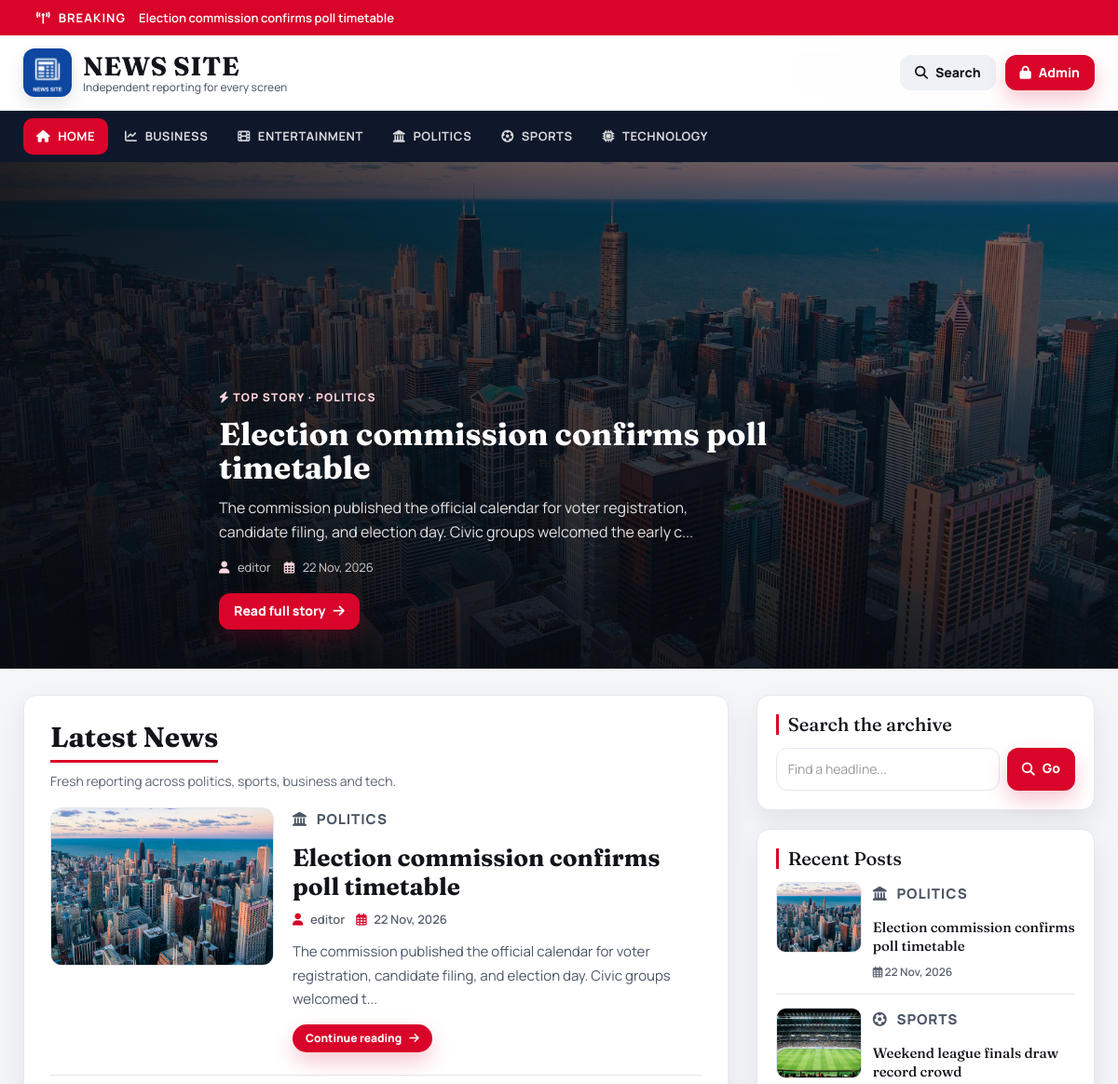
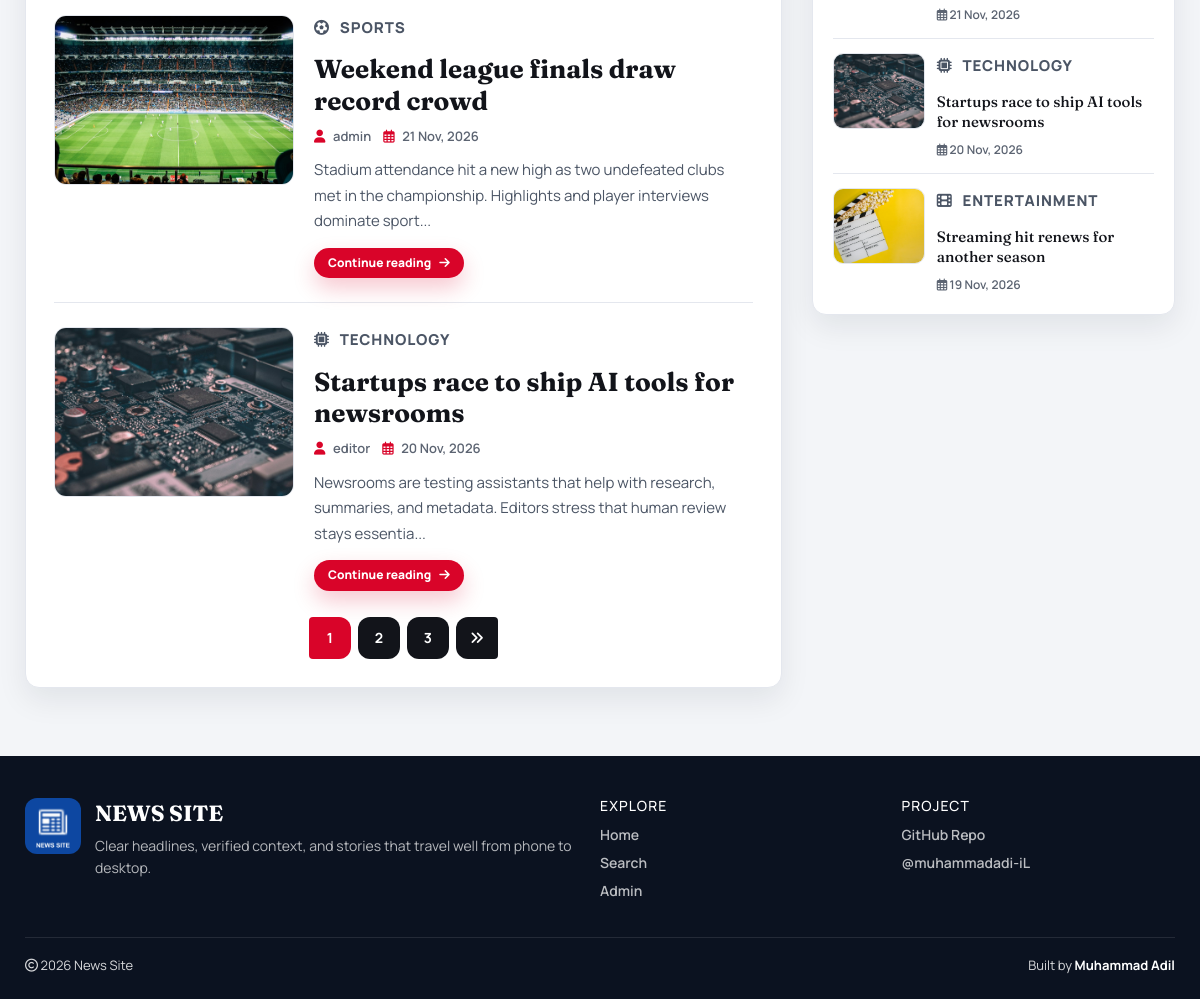
The page / on the database its author committed (2 pictures, top to bottom).
### tables this page shows
CREATE TABLE `posts` (
  `id` int(11) NOT NULL AUTO_INCREMENT,
  `post_title` varchar(200) NOT NULL,
  `post_keywords` text NOT NULL,
  `post_content` int(11) NOT NULL,
  `post_date` varchar(50) NOT NULL,
  `post_author` int(11) NOT NULL,
  `post_image` varchar(255) NOT NULL DEFAULT 'post-format.jpg',
  PRIMARY KEY (`id`)
);

CREATE TABLE `category` (
  `id` int(11) NOT NULL AUTO_INCREMENT,
  `category_name` varchar(100) NOT NULL,
  `post` int(11) NOT NULL DEFAULT 0,
  PRIMARY KEY (`id`)
);

CREATE TABLE `users` (
  `id` int(11) NOT NULL AUTO_INCREMENT,
  `first_name` varchar(30) NOT NULL,
  `last_name` varchar(30) NOT NULL,
  `username` varchar(30) DEFAULT NULL,
  `password` varchar(40) DEFAULT NULL,
  `role` int(11) NOT NULL COMMENT '1=Admin, 0=Normal',
  PRIMARY KEY (`id`)
);

### includes/helpers.php (called while the page is built, shortened)
<?php
function post_image_src($filename, $prefix = '')
{
    $filename = trim((string) $filename);
    $candidates = [
        'images/' . $filename,
        'admin/upload/' . $filename,
    ];
    $root = dirname(__DIR__);
    foreach ($candidates as $rel) {
        if (is_file($root . '/' . $rel)) {
            return $prefix . $rel;
        }
    }
    return $prefix . 'images/post-format.jpg';
}
function e($value)
{
    return htmlspecialchars((string) $value, ENT_QUOTES, 'UTF-8');
}
function category_icon($name)
{
    $key = strtolower(trim((string) $name));
    $map = [
        'politics' => 'fa-landmark',
        'sports' => 'fa-futbol',
        'business' => 'fa-chart-line',
        'entertainment' => 'fa-film',
        'technology' => 'fa-microchip',
        'health' => 'fa-heart-pulse',
        'science' => 'fa-flask',
        'world' => 'fa-earth-americas',
    ];
    return $map[$key] ?? 'fa-bookmark';
}

### config.php (called while the page is built, shortened)
<?php
$hostname = "http://localhost/news-site";
require_once __DIR__ . '/includes/helpers.php';

### index.php (the view, shortened to what this page needs)
<?php include 'header.php'; ?>
    <div id="main-content">
            <?php
            include "config.php";
            $featured_sql = "SELECT posts.id, posts.post_title, posts.post_keywords, posts.post_date, posts.post_author, posts.post_image, category.category_name, users.username, posts.post_content
                             FROM posts
                             LEFT JOIN category ON posts.post_content = category.id
                             LEFT JOIN users ON posts.post_author = users.id
                             ORDER BY posts.id DESC LIMIT 1";
            $featured_res = mysqli_query($conn, $featured_sql);
            $featured = $featured_res ? mysqli_fetch_assoc($featured_res) : null;
            if ($featured) {
                $fimg = post_image_src($featured['post_image']);
            ?>
            <section class="hero-bleed">
                <img class="hero-photo" src="<?php echo e($fimg); ?>" alt="<?php echo e($featured['post_title']); ?>">
                <div class="container hero-copy">
                    <p class="hero-kicker"><i class="fa-solid fa-bolt"></i> Top Story · <?php echo e($featured['category_name']); ?></p>
                    <h1 class="hero-title"><a href="single.php?id=<?php echo (int) $featured['id']; ?>"><?php echo e($featured['post_title']); ?></a></h1>
                    <p class="hero-deck"><?php echo e(substr($featured['post_keywords'], 0, 140)); ?>...</p>
                    <div class="hero-meta">
                        <span><i class="fa-solid fa-user"></i> <?php echo e($featured['username']); ?></span>
                        <span><i class="fa-regular fa-calendar-days"></i> <?php echo e($featured['post_date']); ?></span>
                    </div>
                    <a class="btn btn-accent" href="single.php?id=<?php echo (int) $featured['id']; ?>">
                        Read full story <i class="fa-solid fa-arrow-right"></i>
                    </a>
                </div>
            </section>
            <?php } ?>
        <div class="container">
            <div class="row content-grid">
                <div class="col-xs-12 col-sm-12 col-md-8">
                    <div class="post-container">
                        <div class="section-head">
                            <h2 class="page-heading">Latest News</h2>
                            <p class="section-sub">Fresh reporting across politics, sports, business and tech.</p>
                        </div>
                        <?php
                        $limit = 3;
                        $page = isset($_GET['page']) ? max(1, (int) $_GET['page']) : 1;
                        $offset = ($page - 1) * $limit;
                        $sql = "SELECT posts.id, posts.post_title, posts.post_keywords, posts.post_date, posts.post_author, posts.post_image, category.category_name, users.username, posts.post_content FROM posts
                        LEFT JOIN category ON posts.post_content = category.id
                        LEFT JOIN users ON posts.post_author = users.id
                        ORDER BY posts.id DESC LIMIT {$offset}, {$limit}";
                        $result = mysqli_query($conn, $sql) or die("query failed.");
                        if (mysqli_num_rows($result) > 0) {
                            while ($row = mysqli_fetch_assoc($result)) {
                                $img = post_image_src($row['post_image']);
                                $icon = category_icon($row['category_name']);
                        ?>
                        <article class="post-content post-card">
                            <div class="post-card-inner">
                                <a class="post-img" href="single.php?id=<?php echo (int) $row['id']; ?>">
                                    <img src="<?php echo e($img); ?>" alt=""/>
                                </a>
                                <div class="inner-content">
                                    <p class="story-eyebrow"><i class="fa-solid <?php echo $icon; ?>"></i> <?php echo e($row['category_name']); ?></p>
                                    <h3><a href="single.php?id=<?php echo (int) $row['id']; ?>"><?php echo e($row['post_title']); ?></a></h3>
                                    <div class="post-information meta-row">
                                        <span><i class="fa-solid fa-user"></i> <a href="author.php?aid=<?php echo (int) $row['post_author']; ?>"><?php echo e($row['username']); ?></a></span>
                                        <span><i class="fa-regular fa-calendar-days"></i> <?php echo e($row['post_date']); ?></span>
                                    </div>
                                    <p class="description">
                                        <?php echo e(substr($row['post_keywords'], 0, 130)) . "..."; ?>
                                    </p>
                                    <a class="btn btn-accent btn-sm" href="single.php?id=<?php echo (int) $row['id']; ?>">
                                        Continue reading <i class="fa-solid fa-arrow-right"></i>
                                    </a>
                                </div>
                            </div>
                        </article>
                        <?php
                            }
                        } else {
                            echo "<p class='empty-state'><i class='fa-regular fa-folder-open'></i> No Record Found</p>";
                        }
                        $sql1 = "SELECT COUNT(*) AS total FROM posts";
                        $result1 = mysqli_query($conn, $sql1) or die('Query Failed.');
                        $total_record = (int) mysqli_fetch_assoc($result1)['total'];
                        $total_page = (int) ceil($total_record / $limit);
                        if ($total_page > 1) {
                           echo "<ul class='pagination admin-pagination'>";
                           for ($i = 1; $i <= $total_page; $i++) {
                               $active = ($i === $page) ? "active" : "";
                               echo '<li class="' . $active . '"><a href="index.php?page=' . $i . '">' . $i . '</a></li>';
                           }
                           if ($total_page > $page) {
                               echo '<li><a href="index.php?page=' . ($page + 1) . '"><i class="fa-solid fa-angles-right"></i></a></li>';
                           }
                           echo "</ul>";
                        }
                        ?>
                    </div>
                </div>
                <?php include 'sidebar.php'; ?>
            </div>
        </div>
    </div>
<?php include 'footer.php'; ?>

### header.php (shortened to what this page needs)
<?php
include "config.php";
$page = basename($_SERVER['PHP_SELF']);
$breaking = mysqli_query($conn, "SELECT id, post_title FROM posts ORDER BY id DESC LIMIT 1");
$break_row = $breaking ? mysqli_fetch_assoc($breaking) : null;
?>
<!DOCTYPE html>
<html lang="en">
<head>
    <link rel="stylesheet" href="css/bootstrap.min.css" />
    <link rel="stylesheet" href="https://cdnjs.cloudflare.com/ajax/libs/font-awesome/6.5.2/css/all.min.css" />
    <link rel="stylesheet" href="css/style.css">
</head>
<body>
<?php if ($break_row) { ?>
<div class="breaking-bar">
    <div class="container breaking-inner">
        <span class="breaking-label"><i class="fa-solid fa-tower-broadcast"></i> Breaking</span>
        <a href="single.php?id=<?php echo (int) $break_row['id']; ?>"><?php echo e($break_row['post_title']); ?></a>
    </div>
</div>
<?php } ?>
<header id="header">
    <div class="container">
        <div class="header-inner">
            <a href="<?php echo $hostname; ?>" id="logo" class="brand-lockup">
                <img src="images/logo.png" alt="News Site">
                <span class="brand-text">
                    <strong>NEWS SITE</strong>
                    <em>Independent reporting for every screen</em>
                </span>
            </a>
            <div class="header-actions">
                <a class="btn btn-ghost" href="search.php"><i class="fa-solid fa-magnifying-glass"></i><span>Search</span></a>
                <a class="btn btn-accent" href="admin/"><i class="fa-solid fa-lock"></i><span>Admin</span></a>
            </div>
        </div>
    </div>
</header>
<nav id="menu-bar">
    <div class="container">
        <?php
        $id = isset($_GET['cid']) ? (int) $_GET['cid'] : 0;
        $sql = "SELECT * FROM category ORDER BY category_name ASC";
        $result = mysqli_query($conn, $sql) or die("Query Failed : Category");
        ?>
        <div class="nav-bar-inner">
            <ul class="menu" id="siteMenu">
                <li>
                    <a class="<?php echo ($page === 'index.php' && $id === 0) ? 'active' : ''; ?>" href="<?php echo $hostname; ?>">
                        <i class="fa-solid fa-house"></i> Home
                    </a>
                </li>
                <?php
                while ($row = mysqli_fetch_assoc($result)) {
                    $active = ($id === (int) $row['id']) ? "active" : "";
                    $icon = category_icon($row['category_name']);
                    echo "<li><a class='{$active}' href='category.php?cid=" . (int) $row['id'] . "'>"
                        . "<i class='fa-solid {$icon}'></i> "
                        . e($row['category_name'])
                        . "</a></li>";
                }
                ?>
            </ul>
        </div>
    </div>
</nav>

### sidebar.php
<div id="sidebar" class="col-xs-12 col-sm-12 col-md-4">
    <div class="side-card search-box-container">
        <h4>Search the archive</h4>
        <form class="search-post" action="search.php" method="GET">
            <div class="search-row">
                <input type="text" name="search" class="form-control" placeholder="Find a headline..." value="<?php echo isset($_GET['search']) ? e($_GET['search']) : ''; ?>">
                <button type="submit" class="btn btn-accent">
                    <i class="fa-solid fa-magnifying-glass"></i>
                    <span>Go</span>
                </button>
            </div>
        </form>
    </div>
    <div class="side-card recent-post-container">
        <h4>Recent Posts</h4>
        <?php
        include "config.php";
        $limit = 4;
        $sql = "SELECT posts.id, posts.post_title, posts.post_date, posts.post_image, category.category_name, posts.post_content FROM posts
                LEFT JOIN category ON posts.post_content = category.id
                ORDER BY posts.id DESC LIMIT {$limit}";
        $result = mysqli_query($conn, $sql) or die("query failed : Recent Post.");
        if (mysqli_num_rows($result) > 0) {
            while ($row = mysqli_fetch_assoc($result)) {
                $img = post_image_src($row['post_image']);
                $icon = category_icon($row['category_name']);
                ?>
        <div class="recent-post">
            <a class="post-img" href="single.php?id=<?php echo (int) $row['id']; ?>">
                <img src="<?php echo e($img); ?>" alt=""/>
            </a>
            <div class="post-content">
                <p class="story-eyebrow"><i class="fa-solid <?php echo $icon; ?>"></i> <?php echo e($row['category_name']); ?></p>
                <h5><a href="single.php?id=<?php echo (int) $row['id']; ?>"><?php echo e($row['post_title']); ?></a></h5>
                <span class="recent-date"><i class="fa-regular fa-calendar-days"></i> <?php echo e($row['post_date']); ?></span>
            </div>
        </div>
                <?php
            }
        }
        ?>
    </div>
</div>

### footer.php (shortened to what this page needs)
<footer id="footer">
    <div class="container">
        <div class="footer-grid">
            <div class="footer-brand">
                <img src="images/logo.png" alt="News Site">
                <div>
                    <strong>NEWS SITE</strong>
                    <p>Clear headlines, verified context, and stories that travel well from phone to desktop.</p>
                </div>
            </div>
            <div class="footer-col">
                <h4>Explore</h4>
                <a href="<?php echo $hostname; ?>">Home</a>
                <a href="search.php">Search</a>
                <a href="admin/">Admin</a>
            </div>
            <div class="footer-col">
                <h4>Project</h4>
                <a href="https://github.com/muhammadadi-iL/News-Site" target="_blank" rel="noopener">GitHub Repo</a>
                <a href="https://github.com/muhammadadi-iL" target="_blank" rel="noopener">@muhammadadi-iL</a>
            </div>
        </div>
        <div class="footer-bottom">
            <span><i class="fa-regular fa-copyright"></i> <?php echo date('Y'); ?> News Site</span>
            <span>Built by <a href="https://github.com/muhammadadi-iL" target="_blank" rel="noopener">Muhammad Adil</a></span>
        </div>
    </div>
</footer>
</body>
</html>

### rows shown on the page
posts: post_title "Election commission confirms poll timetable", post_image (picture), category.category_name "POLITICS", post_keywords "The commission published the official calendar for voter registration, candidate filing, and election day. Civic groups welcomed the early c", users.username "editor", post_date "22 Nov, 2026", post_keywords "The commission published the official calendar for voter registration, candidate filing, and election day. Civic groups welcomed t"
category: category_name "BUSINESS"
category: category_name "ENTERTAINMENT"
category: category_name "POLITICS"
category: category_name "SPORTS"
category: category_name "TECHNOLOGY"
posts: post_image (picture), category.category_name "SPORTS", post_title "Weekend league finals draw record crowd", users.username "admin", post_date "21 Nov, 2026", post_keywords "Stadium attendance hit a new high as two undefeated clubs met in the championship. Highlights and player interviews dominate sport"
posts: post_image (picture), category.category_name "TECHNOLOGY", post_title "Startups race to ship AI tools for newsrooms", users.username "editor", post_date "20 Nov, 2026", post_keywords "Newsrooms are testing assistants that help with research, summaries, and metadata. Editors stress that human review stays essentia"
posts: post_image (picture), category.category_name "ENTERTAINMENT", post_title "Streaming hit renews for another season", post_date "19 Nov, 2026"
